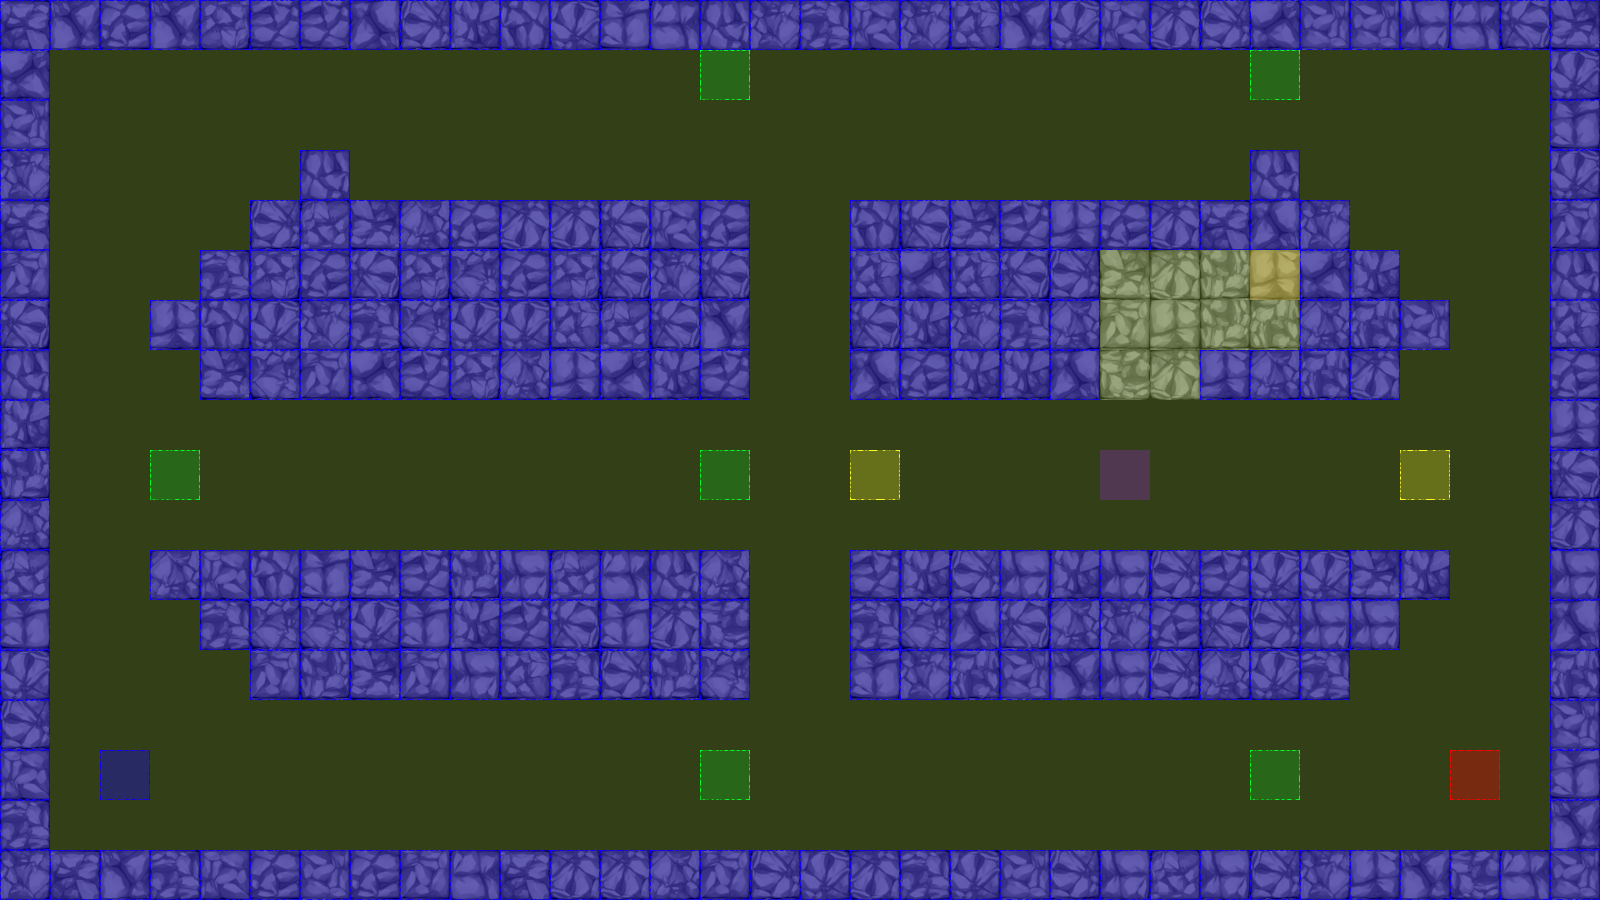

Below is a game level as drawn by its tile map, then a one-line description and the .tmx that defines it (tile-layer data replaced by summaries):
An orthogonal 32x18 tile map with 50x50 px tiles, 3 tile layers (terrain, collision, event), 2 tilesets.

<map version="1.0" orientation="orthogonal" renderorder="left-up" width="32" height="18" tilewidth="50" tileheight="50" nextobjectid="3">
 <tileset firstgid="1" name="dungeonTile.png" tilewidth="50" tileheight="50" tilecount="64" columns="8">
  <image source="tiles/dungeonTile.png" width="400" height="400" />
 </tileset>
 <tileset firstgid="65" name="collisionTile" tilewidth="50" tileheight="50" tilecount="12" columns="3">
  <image source="tiles/collisionTile.png" width="150" height="200" />
 </tileset>
 <layer name="terrain" width="32" height="18">
  <data>[576 cells, 253 non-empty, 36 distinct tile ids]</data>
 </layer>
 <layer name="collision" width="32" height="18">
  <data>[576 cells, 576 non-empty, 2 distinct tile ids]</data>
 </layer>
 <layer name="event" width="32" height="18">
  <data>[576 cells, 14 non-empty, 7 distinct tile ids]</data>
 </layer>
</map>
